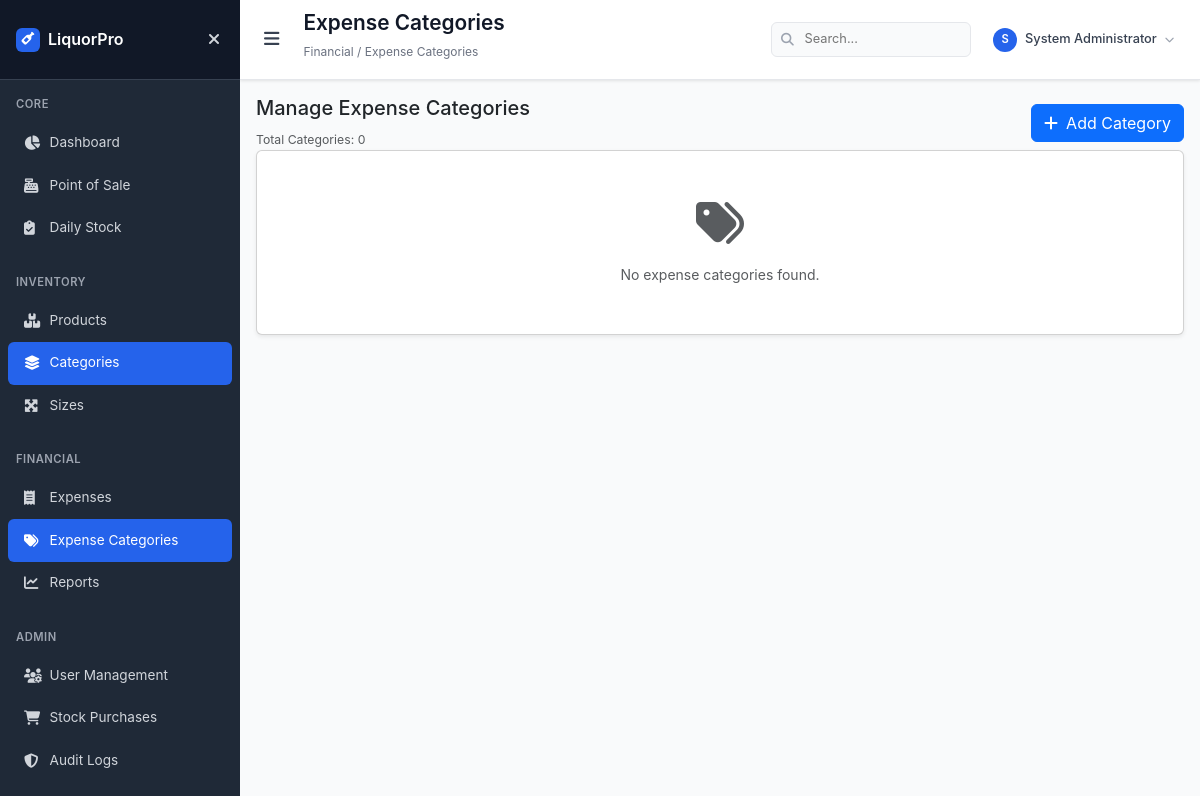
The app's page /expense_categories (signed in), older data.
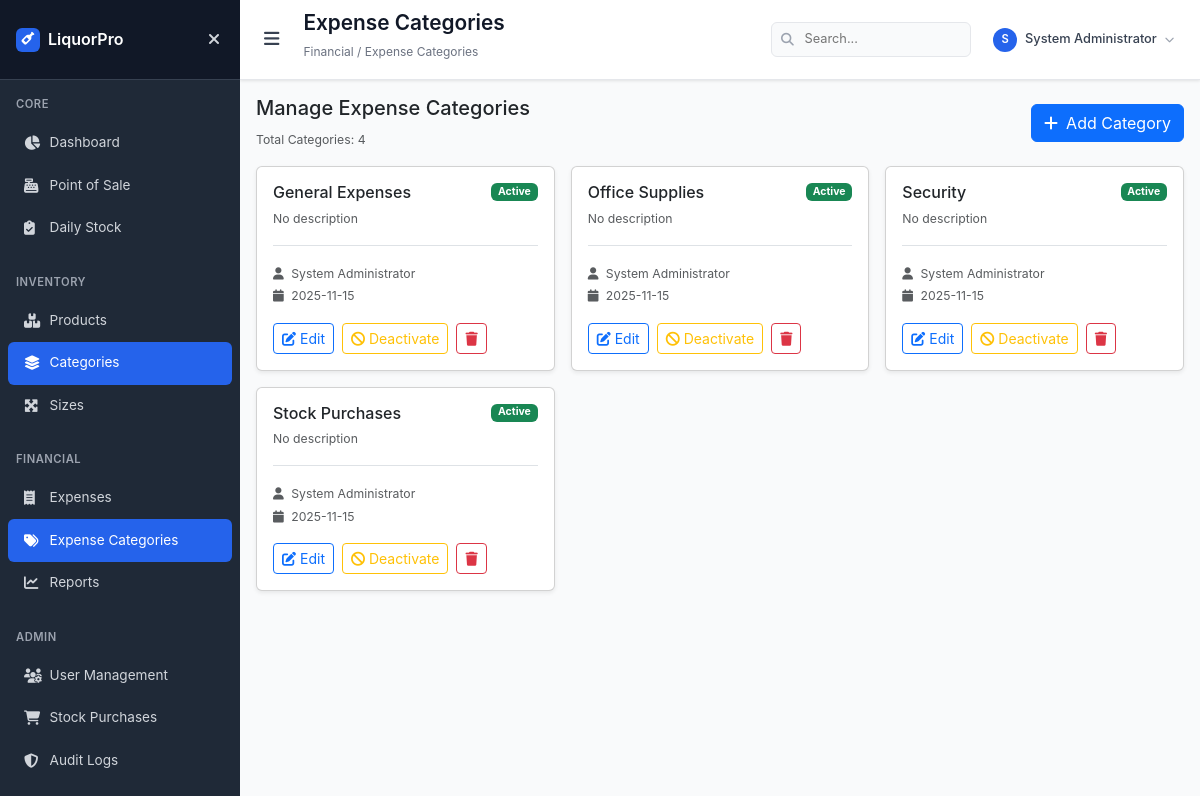
The same page, newer data.
### models.py (models this page shows, shortened)
class ExpenseCategory(db.Model):
    id = db.Column(db.Integer, primary_key=True)
    name = db.Column(db.String(50), unique=True, nullable=False, index=True)
    description = db.Column(db.String(200), nullable=True)
    is_active = db.Column(db.Boolean, default=True, index=True)
    created_at = db.Column(db.DateTime, default=datetime.utcnow)
    created_by = db.Column(db.Integer, db.ForeignKey('user.id'), nullable=True)
    creator = db.relationship('User', backref=db.backref('created_expense_categories', lazy=True))

class User(db.Model):
    id = db.Column(db.Integer, primary_key=True)
    username = db.Column(db.String(80), unique=True, nullable=False, index=True)
    email = db.Column(db.String(120), unique=True, nullable=False, index=True)
    password_hash = db.Column(db.String(128), nullable=False)
    full_name = db.Column(db.String(100), nullable=False)
    role = db.Column(db.String(20), nullable=False, default='attendant', index=True)
    is_active = db.Column(db.Boolean, default=True, index=True)
    created_at = db.Column(db.DateTime, default=datetime.utcnow)
    last_login = db.Column(db.DateTime)

### app.py (the view)
@app.route('/expense_categories')
@admin_required
def expense_categories():
    expense_categories = ExpenseCategory.query.order_by(ExpenseCategory.name).all()
    return render_template('expenses/expense_categories.html', expense_categories=expense_categories)

### app.py (called while the page is built)
def get_current_user():
    if 'user_id' in session:
        return db.session.get(User, session['user_id'])
    return None

def admin_required(f):
    @wraps(f)
    def decorated_function(*args, **kwargs):
        if 'user_id' not in session:
            flash('Please log in to access this page.', 'warning')
            return redirect(url_for('login'))
        user = db.session.get(User, session['user_id'])
        if not user or user.role not in ['admin', 'manager']:
            flash('Access denied. Admin privileges required.', 'error')
            return redirect(url_for('dashboard'))
        return f(*args, **kwargs)
    return decorated_function

@app.context_processor
def inject_user():
    return dict(current_user=get_current_user())

### templates/expenses/expense_categories.html (shortened to what this page needs)
{% extends "base.html" %}
{% block page_title %}Expense Categories{% endblock %}
{% block breadcrumb %}Financial / Expense Categories{% endblock %}
{% block content %}
<div class="row mb-3">
    <div class="col-12">
        <div class="d-flex justify-content-between align-items-center">
            <div>
                <h5>Manage Expense Categories</h5>
                <small class="text-muted">Total Categories: {{ expense_categories|length }}</small>
            </div>
            <a href="{{ url_for('add_expense_category') }}" class="btn btn-primary">
                <i class="fas fa-plus me-2"></i>Add Category
            </a>
        </div>
    </div>
</div>
<div class="row g-3">
    {% for category in expense_categories %}
    <div class="col-md-6 col-lg-4">
        <div class="card shadow-sm h-100">
            <div class="card-body">
                <div class="d-flex justify-content-between align-items-start mb-2">
                    <div>
                        <h6 class="mb-1">{{ category.name }}</h6>
                        <small class="text-muted">
                            {% if category.description %}
                            {{ category.description }}
                            {% else %}
                            No description
                            {% endif %}
                        </small>
                    </div>
                    {% if category.is_active %}
                    <span class="badge bg-success">Active</span>
                    {% else %}
                    <span class="badge bg-secondary">Inactive</span>
                    {% endif %}
                </div>
                <div class="mt-3 pt-3 border-top">
                    <small class="text-muted">
                        <i class="fas fa-user me-1"></i>
                        {% if category.creator %}{{ category.creator.full_name }}{% else %}System{% endif %}
                    </small>
                    <br>
                    <small class="text-muted">
                        <i class="fas fa-calendar me-1"></i>
                        {{ category.created_at.strftime('%Y-%m-%d') if category.created_at else 'N/A' }}
                    </small>
                </div>
                <div class="mt-3 d-flex gap-2">
                    <a href="{{ url_for('edit_expense_category', category_id=category.id) }}" class="btn btn-sm btn-outline-primary">
                        <i class="fas fa-edit me-1"></i>Edit
                    </a>
                    <form method="POST" action="{{ url_for('toggle_expense_category_status', category_id=category.id) }}" style="display: inline;">
                        {% if category.is_active %}
                        <button type="submit" class="btn btn-sm btn-outline-warning" onclick="return confirm('Deactivate this expense category?')">
                            <i class="fas fa-ban me-1"></i>Deactivate
                        </button>
                        {% else %}
                        <button type="submit" class="btn btn-sm btn-outline-success" onclick="return confirm('Activate this expense category?')">
                            <i class="fas fa-check me-1"></i>Activate
                        </button>
                        {% endif %}
                    </form>
                    <form method="POST" action="{{ url_for('delete_expense_category', category_id=category.id) }}" style="display: inline;">
                        <button type="submit" class="btn btn-sm btn-outline-danger" onclick="return confirm('Delete this expense category? This action cannot be undone!')">
                            <i class="fas fa-trash"></i>
                        </button>
                    </form>
                </div>
            </div>
        </div>
    </div>
    {% endfor %}
</div>
{% if not expense_categories %}
<div class="card shadow-sm">
    <div class="card-body text-center py-5">
        <i class="fas fa-tags text-muted" style="font-size: 48px;"></i>
        <p class="text-muted mt-3 mb-0">No expense categories found.</p>
    </div>
</div>
{% endif %}
{% endblock %}

Row changes from the older to the newer data that the page shows:
added ExpenseCategory: name "General Expenses", shows "No description", is_active "Active", creator.full_name "System Administrator", created_at "2025-11-15"
added ExpenseCategory: name "Office Supplies", shows "No description", is_active "Active", creator.full_name "System Administrator", created_at "2025-11-15"
added ExpenseCategory: name "Security", shows "No description", is_active "Active", creator.full_name "System Administrator", created_at "2025-11-15"
added ExpenseCategory: name "Stock Purchases", shows "No description", is_active "Active", creator.full_name "System Administrator", created_at "2025-11-15"
Text that changed along with them:
{{ expense_categories|length }}: "0" → "4"
text no longer shown: "No expense categories found."
